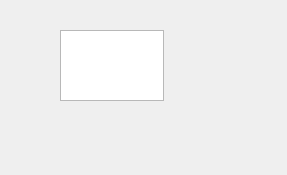
<?xml version="1.0" encoding="UTF-8"?>
<ui version="4.0">
 <class>Form1</class>
 <widget class="QWidget" name="Form1">
  <property name="geometry">
   <rect>
    <x>0</x>
    <y>0</y>
    <width>287</width>
    <height>175</height>
   </rect>
  </property>
  <property name="windowTitle">
   <string>Form</string>
  </property>
  <widget class="QTextEdit" name="textEdit">
   <property name="geometry">
    <rect>
     <x>60</x>
     <y>30</y>
     <width>104</width>
     <height>71</height>
    </rect>
   </property>
  </widget>
 </widget>
 <resources/>
 <connections/>
</ui>
